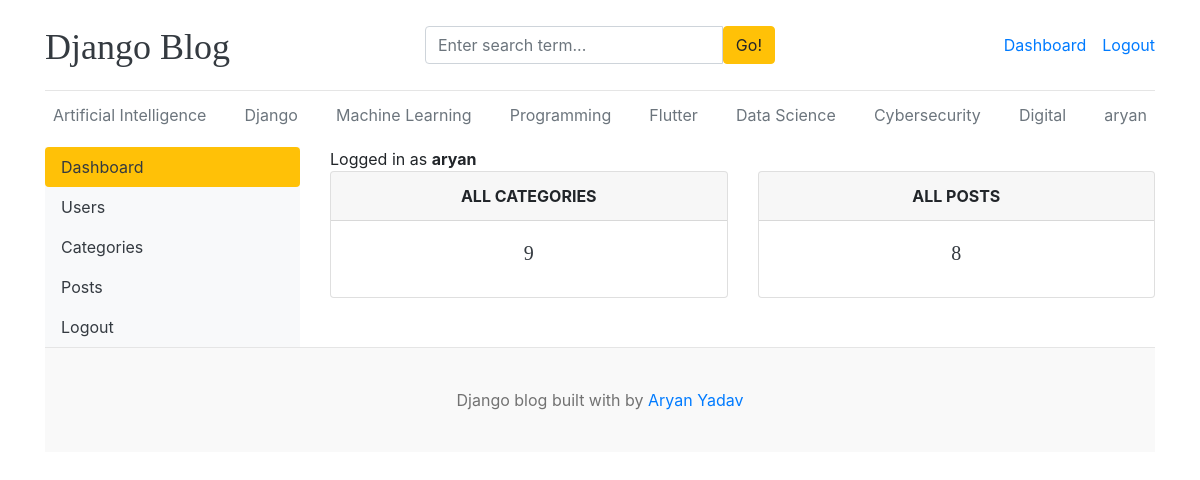
/dashboard/ (signed in), run on an earlier commit of the app's database.
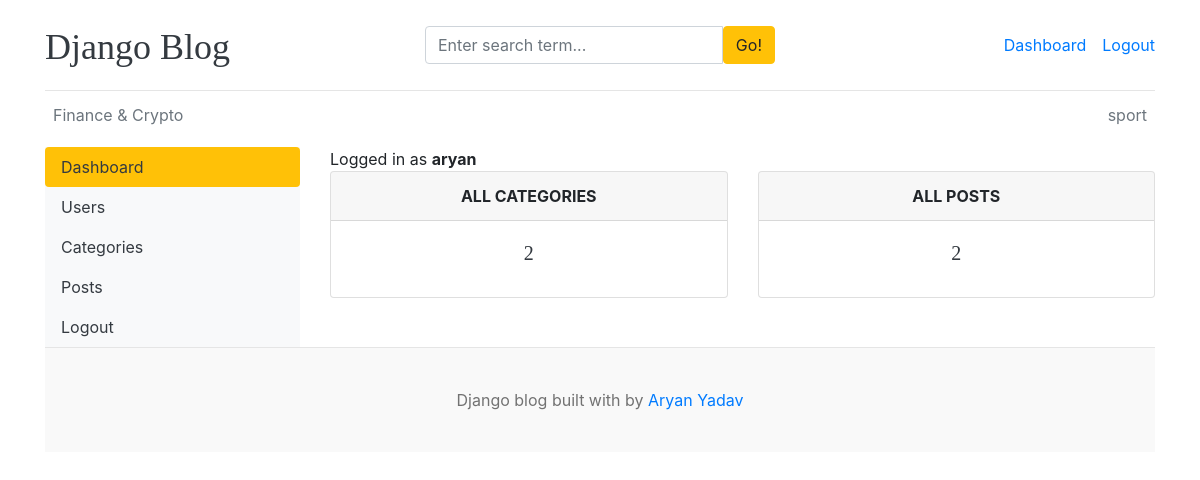
And on a later commit of the database.
### blogs/models.py (models this page shows, shortened)
class Category(models.Model):
    category_name   = models.CharField(max_length = 50,unique = True)
    author = models.ForeignKey(User, on_delete=models.CASCADE, null=True, blank=True)
    created_at = models.DateTimeField(auto_now_add = True)
    updated_at = models.DateTimeField(auto_now = True)
    class Meta:
        verbose_name_plural = 'categories'

### dashboards/views.py (the view)
# urls.py: path('dashboard/',include('dashboards.urls')),
@login_required(login_url='login')
def dashboard(request):
    if request.user.is_staff:
        category_count = Category.objects.all().count()
        blogs_count = Blog.objects.all().count()
    else:
        category_count = Category.objects.filter(author=request.user).count()
        blogs_count = Blog.objects.filter(author=request.user).count()
    context = {
        'category_count': category_count,
        'blogs_count': blogs_count
    }
    return render(request, 'dashboard/dashboard.html', context)

### blogs/context_processors.py (called while the page is built)
def get_categories(request):
    categories = Category.objects.all()
    return dict(categories = categories)

def get_social_links(request):
    social_links  = SocialLink.objects.all()
    return dict(social_links = social_links)

### templates/dashboard/dashboard.html
{% extends 'base.html' %}
{% block content %}
<div class="row">
    {% include 'dashboard/sidebar.html' %}
    <div class="col-md-9">
        <span>Logged in as <b>{{ user }}</b></span>
        <div class="row">
            <div class="col">
                <div class="card border-default mb-3">
                    <div class="card-header text-center text-uppercase font-weight-bold">All Categories</div>
                    <div class="card-body text-dark">
                        <h5 class="card-title text-center">{{ category_count }}</h5>
                    </div>
                </div>
            </div>
            <div class="col">
                <div class="card border-default mb-3">
                    <div class="card-header text-center text-uppercase font-weight-bold">All posts</div>
                    <div class="card-body text-dark">
                        <h5 class="card-title text-center">{{ blogs_count }}</h5>
                    </div>
                </div>
            </div>
        </div>
    </div>
</div>
{% endblock %}

### templates/base.html (shortened to what this page needs)
{% load static %}
<!DOCTYPE html>
<html lang="en">
<head>
    <link href="https://getbootstrap.com/docs/4.0/dist/css/bootstrap.min.css" rel="stylesheet">
    <link href="{% static 'css/blog.css' %}" rel="stylesheet">
    <link rel="stylesheet" href="https://cdnjs.cloudflare.com/ajax/libs/font-awesome/4.7.0/css/font-awesome.min.css">
  </head>
<body>
    <div class="container">
      <header class="blog-header py-3">
        <div class="row flex-nowrap justify-content-between align-items-center">
          <div class="col-4 pt-1">
            <a class="blog-header-logo text-dark" href="/">Django Blog</a>
          </div>
          <div class="col-4">
            <form action="{% url 'search' %}" method="GET">
              <div class="input-group">
                <input class="form-control" type="text" name="keyword" value="{{ keyword }}" placeholder="Enter search term..." aria-label="Enter search term..." aria-describedby="button-search" />
                <button type="submit" class="btn btn-warning" id="button-search" type="button">Go!</button>
            </div>
            </form>
          </div>
          <div class="col-4 d-flex justify-content-end align-items-center">
            {% if not user.is_authenticated %}
            <a class="btn btn-sm btn-warning" href="{% url 'login' %}">Login</a> &nbsp;
            <a class="btn btn-sm btn-outline-secondary" href="{% url 'register' %}">Register</a>
            {% else %}
            <span><a href="{% url 'dashboard' %}">Dashboard</a></span>
            <span><a href="{% url 'logout' %}">Logout</a></span>
            {% endif %}
          </div>
        </div>
      </header>
      <div class="nav-scroller py-1 mb-2">
        <nav class="nav d-flex justify-content-between">
          {% for cat in categories %}
          <a class="p-2 text-muted" href="{% url 'posts_by_category' cat.id %}">{{ cat.category_name }}</a>
          {% endfor %}
        </nav>
      </div>
{% block content %}
{% endblock %}
<footer class="blog-footer">
    <p>Django blog built with  by <a href="#">Aryan Yadav </a></p>
  </footer>
  </body>
  </html>

What changed in the data, as far as the page shows it:
removed Category: category_name "Artificial Intelligence"
removed Category: category_name "Django"
removed Category: category_name "Machine Learning"
removed Category: category_name "Programming"
removed Category: category_name "Flutter"
removed Category: category_name "Data Science"
removed Category: category_name "Cybersecurity"
removed Category: category_name "Digital"
removed Category: category_name "aryan"
added Category: category_name "Finance & Crypto"
added Category: category_name "sport"
Also different on the page:
{{ category_count }}: "9" → "2"
{{ blogs_count }}: "8" → "2"
